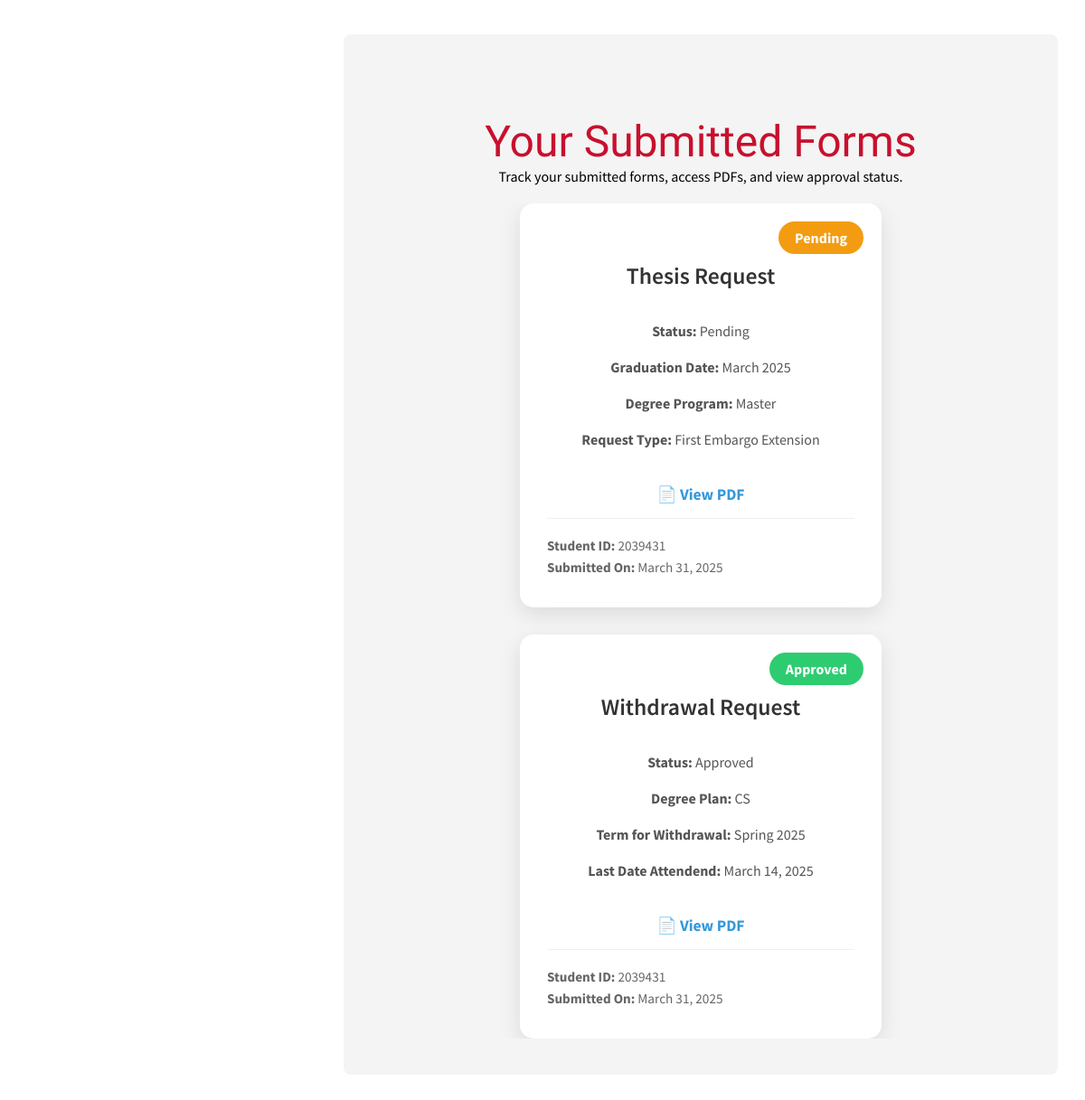
Page /approval-requests/ (signed in, lower part) on the earlier database version.
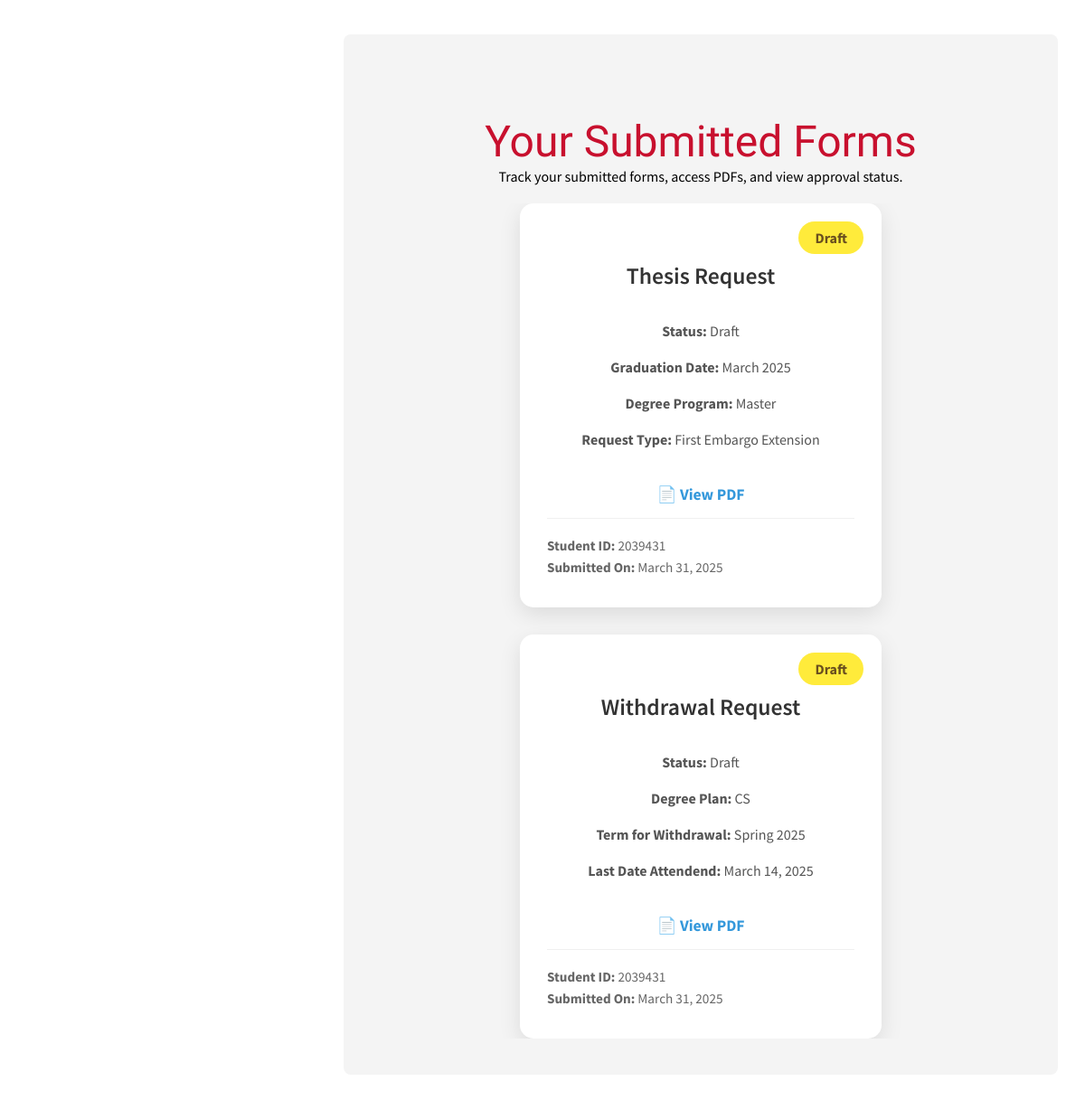
Same page on the later database version.
### usr_mgmt_app/models.py (models this page shows)
class ThesisRequest(models.Model):
    STATUS_CHOICES = [
        ('draft', 'Draft'),
        ('pending', 'Pending'),
        ('returned', 'Returned'),
        ('approved', 'Approved'),
    ]
    user = models.ForeignKey(UserProfile, on_delete=models.CASCADE, related_name="thesis_requests")
    student_id = models.CharField(max_length=7, default="0000000")  # Default 7-digit placeholder
    degree_type = models.CharField(
        max_length=20,
        choices=[("Master", "Master"), ("Doctorate", "Doctorate")],
        default="Master"
    )
    graduation_date = models.CharField(max_length=10, default="MM/YYYY")  # Default format
    request_type = models.CharField(max_length=50, default="Unknown Request")
    justification = models.TextField(default="No justification provided")  # Default text
    status = models.CharField(max_length=20, choices=STATUS_CHOICES, default='Draft')
    pdf_document = models.FileField(upload_to="generated_pdfs/", null=True, blank=True)
    created_at = models.DateTimeField(auto_now_add=True)
    def __str__(self):
        return f"Thesis Request {self.id} by {self.user.username} - {self.status}"

class WithdrawalRequest(models.Model):
    STATUS_CHOICES = [
        ('draft', 'Draft'),
        ('pending', 'Pending'),
        ('returned', 'Returned'),
        ('approved', 'Approved'),
    ]
    user = models.ForeignKey(UserProfile, on_delete=models.CASCADE, related_name="withdrawal_requests")
    student_id = models.CharField(max_length=7, default="0000000")
    middle_name = models.CharField(max_length=50, blank=True, null=True)  # New field for middle name
    email = models.EmailField(default="example@example.com")  # New field for email
    college = models.CharField(max_length=100, default="Unknown College")
    degree_plan = models.CharField(max_length=100, default="Unknown Degree Plan")
    status = models.CharField(max_length=20, choices=STATUS_CHOICES, default='Draft')
    street_address = models.CharField(max_length=255, default="No address provided")
    city = models.CharField(max_length=100, default="Unknown City")
    state = models.CharField(max_length=50, default="Unknown State")
    zipcode = models.CharField(max_length=10, default="00000")
    phone = models.CharField(max_length=15, default="000-000-0000")
    withdrawal_term = models.CharField(max_length=20, default="Spring 2025")
    last_attendance_date = models.DateField(null=True, blank=True)
    withdrawal_reason = models.TextField(default="No reason provided")
    financial_assistance = models.BooleanField(default=False)
    uh_health_insurance = models.BooleanField(default=False)
    campus_housing = models.BooleanField(default=False)
    visa_holder = models.BooleanField(default=False)
    gi_bill = models.BooleanField(default=False)
    student_initial = models.CharField(max_length=1, default="-")
    pdf_document = models.FileField(upload_to="generated_pdfs/", null=True, blank=True)
    created_at = models.DateTimeField(auto_now_add=True)
    def __str__(self):
        return f"Withdrawal Request {self.id} by {self.user.username} - {self.status}"

### usr_mgmt_app/views.py (the view)
# urls.py: path('approval-requests/', views.approval_requests, name='approval_requests'),
def approval_requests(request):
    print("Current User:", request.user)
    print("Is Authenticated?", request.user.is_authenticated)
    user_thesis_requests = ThesisRequest.objects.filter(user=request.user)
    user_withdrawal_requests = WithdrawalRequest.objects.filter(user=request.user)
    print("Thesis Requests:", list(user_thesis_requests))
    print("Withdrawal Requests:", list(user_withdrawal_requests))
    return render(request, "approval_requests.html", {
        "thesis_requests": user_thesis_requests,
        "withdrawal_requests": user_withdrawal_requests,
    })

### usr_mgmt_app/models.py (called while the page is built)
    def __str__(self):
        return f"{self.username} ({self.role})"

### templates/approval_requests.html (shortened to what this page needs)
{% load static %}
<!DOCTYPE html>
<html lang="en">
<head>
    <link rel="stylesheet" href="{% static 'css/dashboard.css' %}">
    <link rel="stylesheet" href="{% static 'css/approval.css' %}">
</head>
<body>
    <div class="main-content">
<section class="form-tracking-section">
    <h2>Your Submitted Forms</h2>
    <p>Track your submitted forms, access PDFs, and view approval status.</p>
    <div class="tracking-container">
        {% for request in thesis_requests %}
        <div class="tracking-card">
            <div class="tracking-card-content">
                <h3>Thesis Request</h3>
                <p><strong>Status:</strong> {{ request.status }}</p> <span class="status-badge status-{{ request.status|lower }}">{{ request.get_status_display }}</span>
                <p><strong>Graduation Date:</strong> {{ request.graduation_date }}</p>
                <p><strong>Degree Program:</strong> {{ request.degree_type }}</p>
                <p><strong>Request Type:</strong> {{ request.request_type }}</p>
                {% if request.pdf_document %}
                    <a href="{{ request.pdf_document.url }}" class="pdf-link" target="_blank">📄 View PDF</a>
                {% else %}
                    <p class="pdf-unavailable">📄 PDF not available</p>
                {% endif %}
            </div>
            <div class="additional-info">
                <p><strong>Student ID:</strong> {{ request.student_id }}</p>
                <p><strong>Submitted On:</strong> {{ request.created_at|date:"F j, Y" }}</p>
            </div>
        </div>
        {% empty %}
        <p class="no-forms-message">No thesis requests found.</p>
        {% endfor %}
        {% for request in withdrawal_requests %}
        <div class="tracking-card">
            <div class="tracking-card-content">
                <h3>Withdrawal Request</h3>
                <p><strong>Status:</strong> {{ request.status }}</p> <span class="status-badge status-{{ request.status|lower }}">{{ request.get_status_display }}</span>
                <p><strong>Degree Plan:</strong> {{ request.degree_plan }}</p>
                <p><strong>Term for Withdrawal:</strong> {{ request.withdrawal_term }}</p>
                <p><strong>Last Date Attendend:</strong> {{ request.last_attendance_date }}</p>
                {% if request.pdf_document %}
                    <a href="{{ request.pdf_document.url }}" class="pdf-link" target="_blank">📄 View PDF</a>
                {% else %}
                    <p class="pdf-unavailable">📄 PDF not available</p>
                {% endif %}
            </div>
            <div class="additional-info">
                <p><strong>Student ID:</strong> {{ request.student_id }}</p>
                <p><strong>Submitted On:</strong> {{ request.created_at|date:"F j, Y" }}</p>
            </div>
        </div>
        {% empty %}
        <p class="no-forms-message">No withdrawal requests found.</p>
        {% endfor %}
    </div>
</section>
    </div>
</body>
</html>

Differences in the rows shown:
changed ThesisRequest "Master": status "Pending" → "Draft"
changed WithdrawalRequest "CS": status "Approved" → "Draft"
